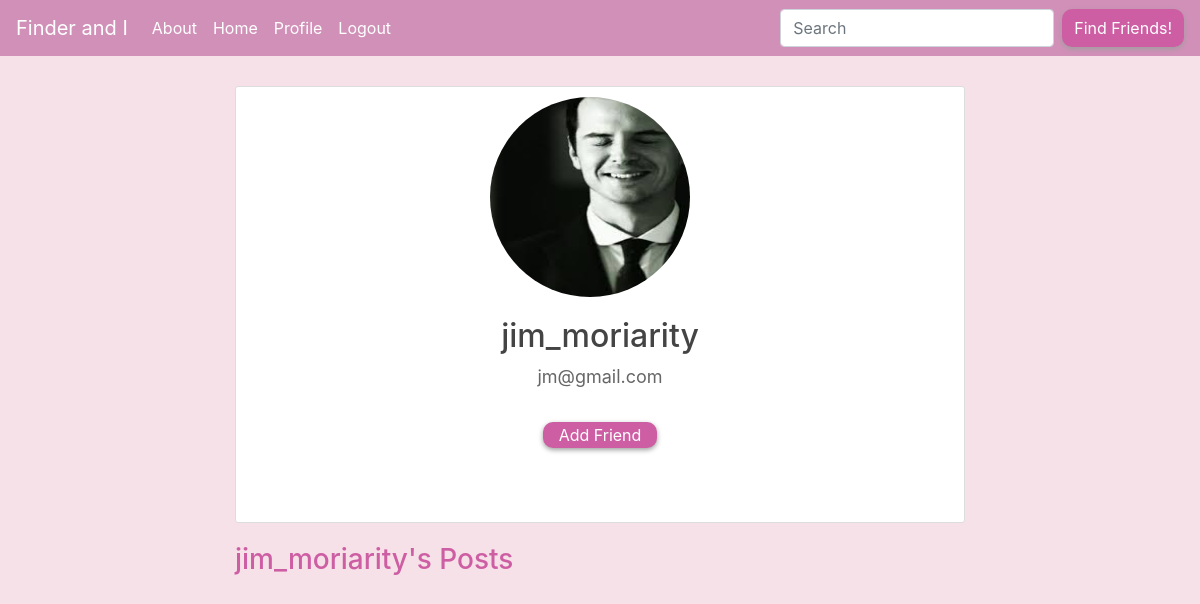
/user/jim_moriarity/ (signed in), run on an earlier commit of the app's database.
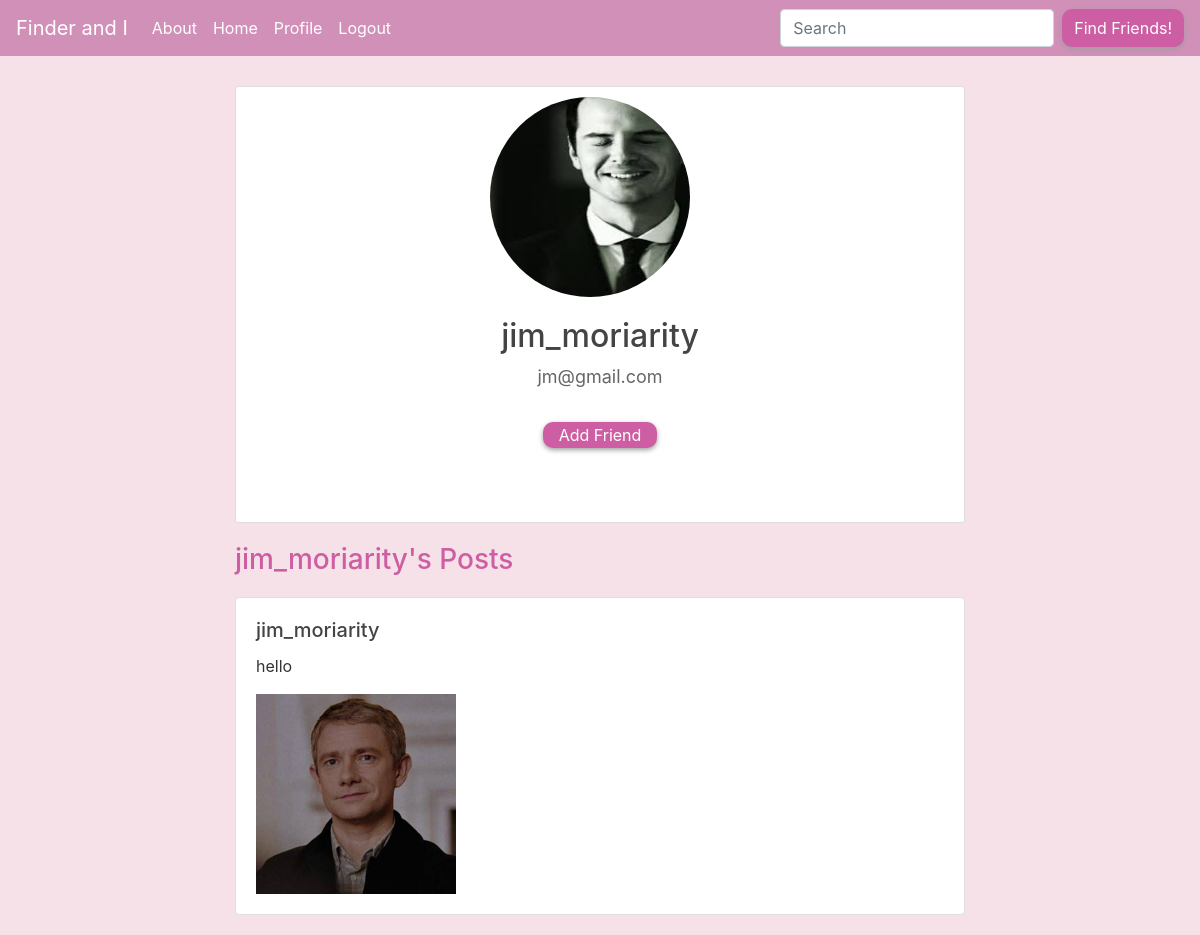
And on a later commit of the database.
### users/models.py (models this page shows)
class Post(models.Model):
    content = models.TextField()
    date_posted = models.DateTimeField(default=timezone.now)
    author = models.ForeignKey(User, on_delete=models.CASCADE)
    image = models.ImageField(upload_to='media/', blank=True, null=True)

### users/views.py (the view)
# urls.py: path('user/<str:username>/', views.user_profile, name='user_profile'),
@login_required
def user_profile(request, username):
    user_profile = get_object_or_404(Profile, user__username=username)
    posts = Post.objects.filter(author=user_profile.user).order_by('-date_posted')
    context = {
        'user_profile': user_profile,
        'posts': posts
    }
    return render(request, 'users/user_profile.html', context)

### users/templates/users/user_profile.html (shortened to what this page needs)
{% extends "users/base.html" %}
{% load crispy_forms_tags %}
{% load static %}
{% block content %}
<div class="content-section" >
    <div class="text-center mb-5">
        {% if user_profile.profile_picture %}
            <img class="rounded-circle account-img" src="{{ user_profile.profile_picture.url}}">
        {% else %}
            <img class="rounded-circle account-img" src="{{ user_profile.profile_picture.url | default:'#' }}">
        {% endif %}
        <div class="box">
            <h2>{{ user_profile.user.username }}</h2>
            <p>{{ user_profile.user.email }}</p>
        </div>
        <button class="post-btn m-3 pr-3 pl-3">Add Friend</button>
    </div>
</div>
    <h3 style="color: #ce5ea3;">{{user_profile.user.username}}'s Posts</h3>
    {% for post in posts %}
        <div class="card">
            <div class="card-body">
                <h5 class="card-title">{{ post.author.username }}</h5>
                <p class="card-text">{{ post.content }}</p>
                {% if post.image %}
                    <img src="{{ post.image.url }}" class="img-fluid">
                {% endif %}
            </div>
        </div>
    {% endfor %}
</div>
{% endblock content %}

What changed in the data, as far as the page shows it:
added Post: author.username "jim_moriarity", content "hello", image (picture)
